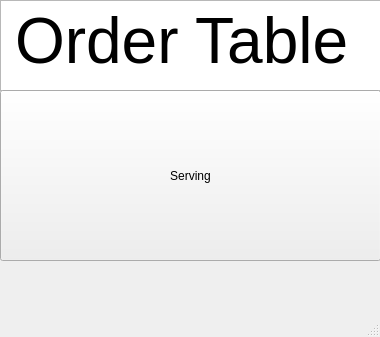
<?xml version="1.0" encoding="UTF-8"?>
<ui version="4.0">
 <class>MainWindow</class>
 <widget class="QMainWindow" name="MainWindow">
  <property name="geometry">
   <rect>
    <x>0</x>
    <y>0</y>
    <width>380</width>
    <height>337</height>
   </rect>
  </property>
  <property name="windowTitle">
   <string>MainWindow</string>
  </property>
  <widget class="QWidget" name="centralwidget">
   <widget class="QTextBrowser" name="textBrowser">
    <property name="geometry">
     <rect>
      <x>0</x>
      <y>0</y>
      <width>381</width>
      <height>91</height>
     </rect>
    </property>
    <property name="html">
     <string>&lt;!DOCTYPE HTML PUBLIC &quot;-//W3C//DTD HTML 4.0//EN&quot; &quot;http://www.w3.org/TR/REC-html40/strict.dtd&quot;&gt;
&lt;html&gt;&lt;head&gt;&lt;meta name=&quot;qrichtext&quot; content=&quot;1&quot; /&gt;&lt;style type=&quot;text/css&quot;&gt;
p, li { white-space: pre-wrap; }
&lt;/style&gt;&lt;/head&gt;&lt;body style=&quot; font-family:'Ubuntu'; font-size:11pt; font-weight:400; font-style:normal;&quot;&gt;
&lt;p align=&quot;center&quot; style=&quot; margin-top:0px; margin-bottom:0px; margin-left:0px; margin-right:0px; -qt-block-indent:0; text-indent:0px;&quot;&gt;&lt;span style=&quot; font-size:48pt;&quot;&gt;Order Table &lt;/span&gt;&lt;/p&gt;&lt;/body&gt;&lt;/html&gt;</string>
    </property>
   </widget>
   <widget class="QPushButton" name="serving">
    <property name="geometry">
     <rect>
      <x>0</x>
      <y>90</y>
      <width>381</width>
      <height>171</height>
     </rect>
    </property>
    <property name="text">
     <string>Serving</string>
    </property>
   </widget>
  </widget>
  <widget class="QMenuBar" name="menubar">
   <property name="geometry">
    <rect>
     <x>0</x>
     <y>0</y>
     <width>380</width>
     <height>22</height>
    </rect>
   </property>
  </widget>
  <widget class="QStatusBar" name="statusbar"/>
 </widget>
 <resources/>
 <connections/>
</ui>
